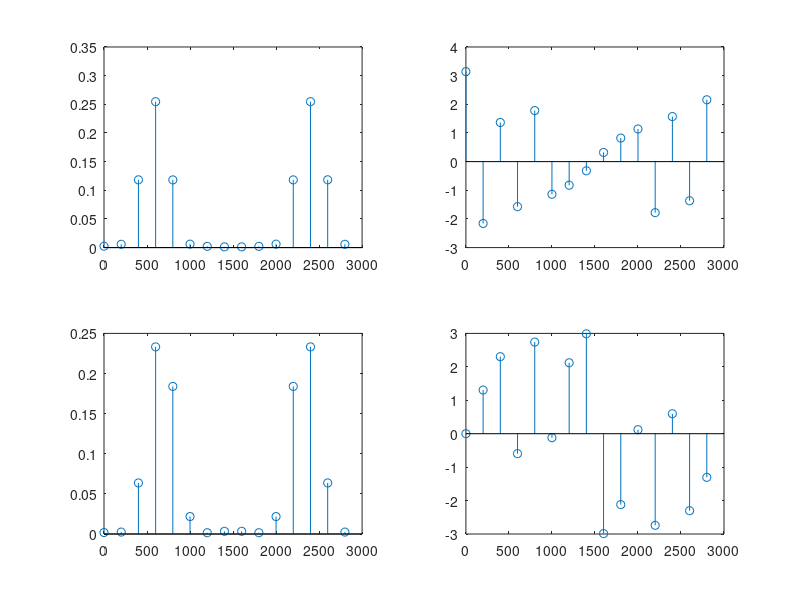

This figure's MATLAB source:
clc; clear; close all;

fs = 3000;
Ts = 1/fs;
N = 15;
window = hamming(N).';

s = @(t,f0) sin(2*pi*f0*t);

t = 0:Ts:(N-1)*Ts;
x1 = s(t,600) .* window;
x2 = s(t,666) .* window;


f = 0:1:N-1;
f = f .* (fs/N);

X1 = fft(x1)/N;
X2 = fft(x2)/N;

X1(abs(X1)<1e-12) = 0;
X2(abs(X2)<1e-12) = 0;

disp("sum(abs(X1)):   " + sum(abs(X1)));
disp("sum(abs(X2)):   " + sum(abs(X2)));

subplot(2,2,1)
stem(f,abs(X1));
subplot(2,2,2)
stem(f,angle(X1));
subplot(2,2,3)
stem(f,abs(X2));
subplot(2,2,4)
stem(f,angle(X2));
